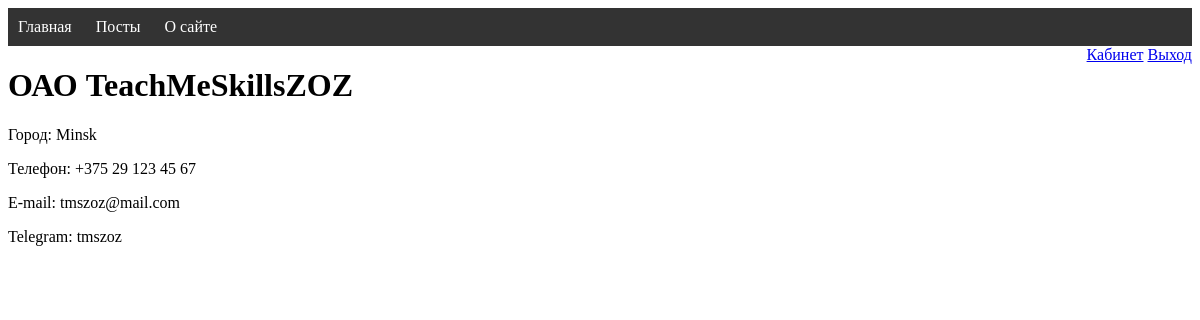
The page /about/ (signed in) on the database its author committed.
### about/models.py (models this page shows)
class About(models.Model):
    name = models.CharField(max_length=20)
    city = models.CharField(max_length=20)

class Contacts(models.Model):
    phone = models.CharField(max_length=15)
    email = models.EmailField()
    telegramm = models.CharField(max_length=15)

### about/views.py (the view)
# urls.py: path('', about, name='about'),
def about(request):
    about = About.objects.all()
    contacts = Contacts.objects.all()
    context = {'about':about, 'contacts':contacts}
    return render(request, 'about/about.html', context)

### about/templates/about/about.html
{% extends 'about/base.html' %}
{% block content %}
    <div class="about-container">
        {% for obj in about %}
            <h1>{{ obj.name }}</h1>
            <p>Город: {{ obj.city }}</p>
        {% endfor %}
        {% for contact in contacts %}
            <p>Телефон: {{ contact.phone }}</p>
            <p>E-mail: {{ contact.email }}</p>
            <p>Telegram: {{ contact.telegramm }}</p>
        {% endfor %}
    </div>
{% endblock %}

### rows shown on the page
About: name "ОАО TeachMeSkillsZOZ", city "Minsk"
Contacts: phone "+375 29 123 45 67", email "tmszoz@mail.com", telegramm "tmszoz"
